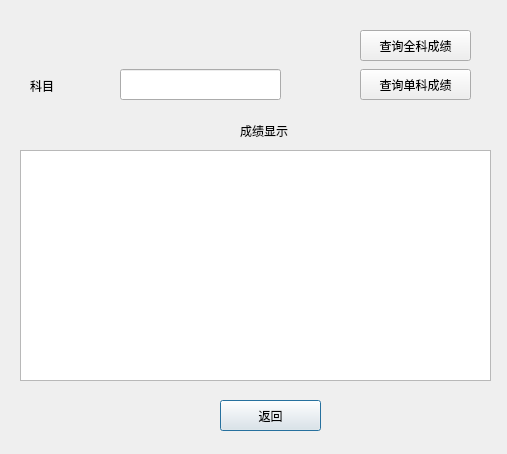
<?xml version="1.0" encoding="UTF-8"?>
<ui version="4.0">
 <class>stusearchgrade</class>
 <widget class="QDialog" name="stusearchgrade">
  <property name="geometry">
   <rect>
    <x>0</x>
    <y>0</y>
    <width>507</width>
    <height>454</height>
   </rect>
  </property>
  <property name="windowTitle">
   <string>Dialog</string>
  </property>
  <widget class="QTableView" name="tableView">
   <property name="geometry">
    <rect>
     <x>20</x>
     <y>150</y>
     <width>471</width>
     <height>231</height>
    </rect>
   </property>
  </widget>
  <widget class="QPushButton" name="back">
   <property name="geometry">
    <rect>
     <x>220</x>
     <y>400</y>
     <width>101</width>
     <height>31</height>
    </rect>
   </property>
   <property name="text">
    <string>返回</string>
   </property>
  </widget>
  <widget class="QPushButton" name="pushButton">
   <property name="geometry">
    <rect>
     <x>360</x>
     <y>30</y>
     <width>111</width>
     <height>31</height>
    </rect>
   </property>
   <property name="text">
    <string>查询全科成绩</string>
   </property>
  </widget>
  <widget class="QPushButton" name="pushButton_2">
   <property name="geometry">
    <rect>
     <x>360</x>
     <y>69</y>
     <width>111</width>
     <height>31</height>
    </rect>
   </property>
   <property name="text">
    <string>查询单科成绩</string>
   </property>
  </widget>
  <widget class="QLineEdit" name="subject">
   <property name="geometry">
    <rect>
     <x>120</x>
     <y>69</y>
     <width>161</width>
     <height>31</height>
    </rect>
   </property>
  </widget>
  <widget class="QLabel" name="label_2">
   <property name="geometry">
    <rect>
     <x>30</x>
     <y>70</y>
     <width>51</width>
     <height>31</height>
    </rect>
   </property>
   <property name="text">
    <string>科目</string>
   </property>
  </widget>
  <widget class="QLabel" name="label_3">
   <property name="geometry">
    <rect>
     <x>240</x>
     <y>110</y>
     <width>131</width>
     <height>41</height>
    </rect>
   </property>
   <property name="text">
    <string>成绩显示</string>
   </property>
  </widget>
 </widget>
 <resources/>
 <connections/>
</ui>
